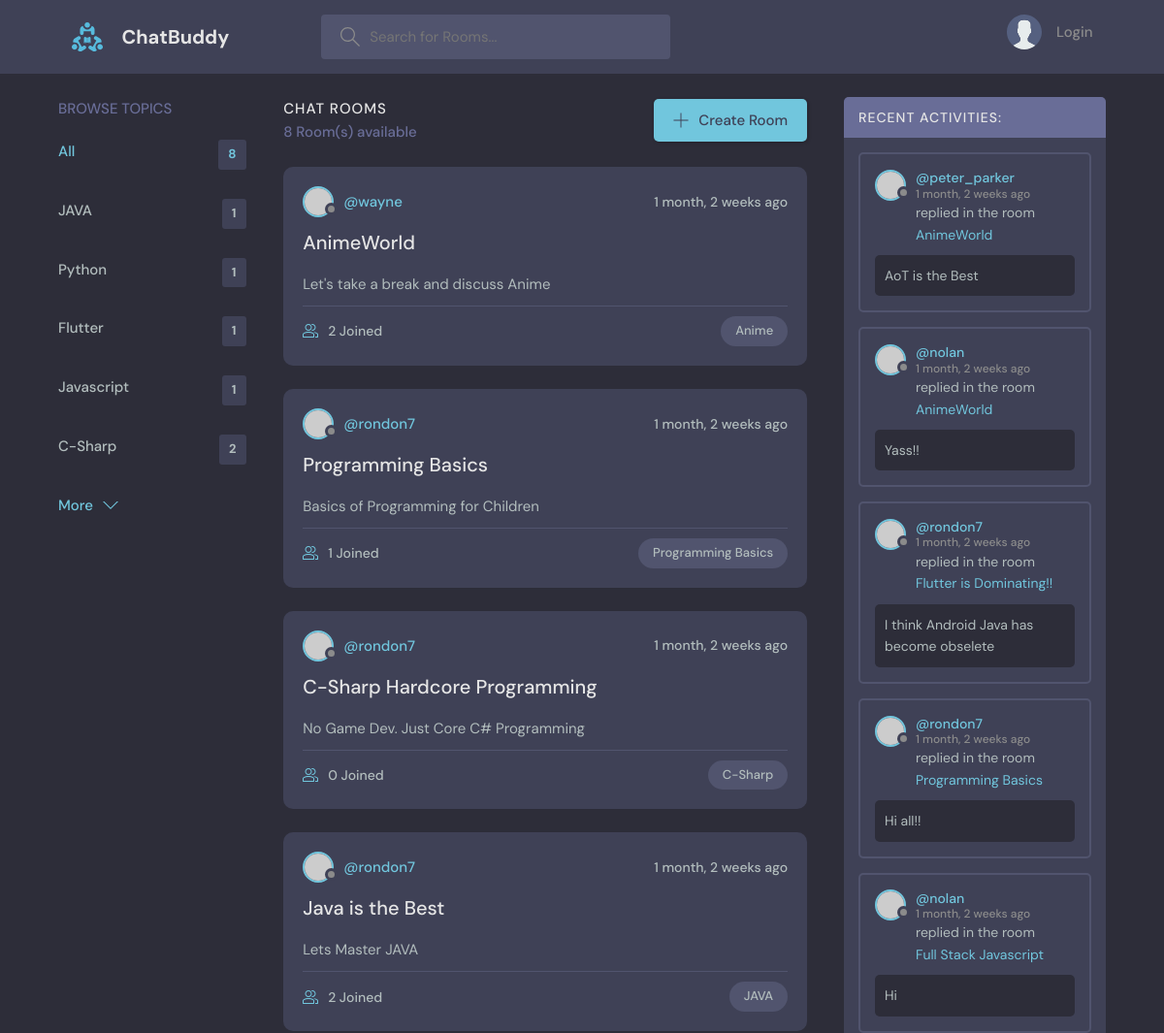
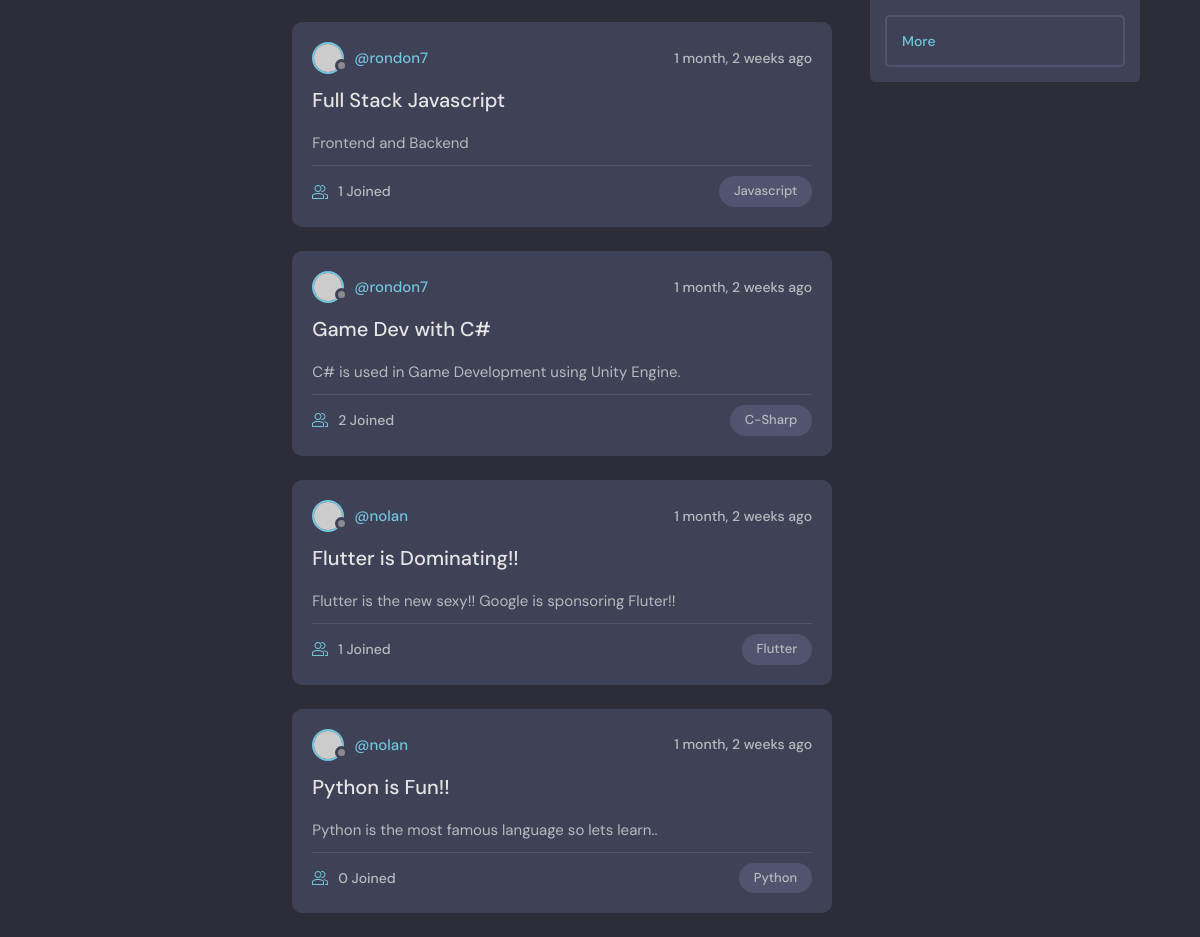
The page / on the database its author committed (2 pictures, top to bottom).
### base/models.py (models this page shows, shortened)
class Topic(models.Model):
    name = models.CharField(max_length=200)

class Room(models.Model):
    name = models.CharField(max_length=200)
    host = models.ForeignKey(User, on_delete=models.SET_NULL, null=True)
    topic = models.ForeignKey(Topic, on_delete=models.SET_NULL, null=True)
    description = models.TextField(null=True, blank=True)
    participants = models.ManyToManyField(
        User, related_name='participants', blank=True)
    updated = models.DateTimeField(auto_now=True)
    created = models.DateTimeField(auto_now_add=True)
    class Meta:
        ordering = ['-updated', '-created']
    def __str__(self):
        return str(self.name)

class Message(models.Model):
    user = models.ForeignKey(User, on_delete=models.CASCADE)
    room = models.ForeignKey(Room, on_delete=models.CASCADE)
    body = models.TextField()
    updated = models.DateTimeField(auto_now=True)
    created = models.DateTimeField(auto_now_add=True)
    class Meta:
        ordering = ['-updated', '-created']
    def __str__(self):
        return str(self.body[0:50])

### base/views.py (the view)
# urls.py: path('', views.home, name="home"),
def home(request):
    q = request.GET.get('q') if request.GET.get('q') != None else ''
    rooms = Room.objects.filter(
        Q(topic__name__icontains=q) or
        Q(name__icontains=q) or
        Q(description__icontains=q) or
        Q(host__username__icontains=q)
    )
    room_count = rooms.count()
    topics = Topic.objects.all()[0:5]
    room_messages = Message.objects.filter(
        Q(room__topic__name__icontains=q)
    )[0:5]
    context = {'rooms': rooms, 'topics': topics,
               'room_count': room_count, 'room_messages': room_messages}
    return render(request, 'base/home.html', context)

### base/templates/base/home.html
{% extends 'main.html' %} {% block content %}
<main class="layout layout--3">
  <div class="container">
    {% include 'base/topics_component.html' %}
    <div class="roomList">
      <div class="roomList__header">
        <div>
          <h2>Chat Rooms</h2>
          <p>{{room_count}} Room(s) available</p>
        </div>
        <a class="btn btn--main" href="{% url 'create-room' %}">
          <svg
            version="1.1"
            xmlns="http://www.w3.org/2000/svg"
            width="32"
            height="32"
            viewBox="0 0 32 32"
          >
            <title>add</title>
            <path
              d="M16.943 0.943h-1.885v14.115h-14.115v1.885h14.115v14.115h1.885v-14.115h14.115v-1.885h-14.115v-14.115z"
            ></path>
          </svg>
          Create Room
        </a>
      </div>
      {% include 'base/feed_component.html' %}
    </div>
    {% include 'base/activity_component.html' %}
  </div>
</main>
{% endblock content %}

### base/templates/base/topics_component.html
<div class="topics">
  <div class="topics__header">
    <h2>Browse Topics</h2>
  </div>
  <ul class="topics__list">
    <li>
      <a href="{% url 'home' %}" class="active">All <span>{{room_count}}</span></a>
    </li>
    {% for topic in topics %}
    <li>
      <a href="{% url 'home' %}?q={{topic.name}}">{{topic.name}} <span>{{topic.room_set.all.count}}</span></a>
    </li>
    {% endfor %}
  </ul>
  <a class="btn btn--link" href="{% url 'topics' %}">
    More
    <svg
      version="1.1"
      xmlns="http://www.w3.org/2000/svg"
      width="32"
      height="32"
      viewBox="0 0 32 32"
    >
      <title>chevron-down</title>
      <path d="M16 21l-13-13h-3l16 16 16-16h-3l-13 13z"></path>
    </svg>
  </a>
</div>

### base/templates/base/feed_component.html (shortened to what this page needs)
{% for room in rooms %}
<div class="roomListRoom">
        <div class="roomListRoom__header">
          <a href="{% url 'user-profile' room.host.id %}" class="roomListRoom__author">
            <div class="avatar avatar--small">
              <img src="https://randomuser.me/api/portraits/women/11.jpg" />
            </div>
            <span>@{{room.host.username}}</span>
          </a>
          <div class="roomListRoom__actions">
            <span>{{room.created|timesince}} ago</span>
          </div>
        </div>
        <div class="roomListRoom__content">
          <a href="{% url 'room' room.id%}">{{room.name}}</a>
          <p>
            {{room.description}}
          </p>
        </div>
        <div class="roomListRoom__meta">
          <a href="{% url 'room' room.id%}" class="roomListRoom__joined">
            {{room.participants.all.count}} Joined
          </a>
          <p class="roomListRoom__topic">{{room.topic.name}}</p>
        </div>
</div>
{% endfor %}

### base/templates/base/activity_component.html (shortened to what this page needs)
<div class="activities">
  <div class="activities__header">
    <h2>Recent Activities:</h2>
  </div>
  {% for message in room_messages %}
  <div class="activities__box">
    <div class="activities__boxHeader roomListRoom__header">
      <a
        href="{% url 'user-profile' message.user.id %}"
        class="roomListRoom__author"
      >
        <div class="avatar avatar--small">
          <img src="https://randomuser.me/api/portraits/women/11.jpg" />
        </div>
        <p>
          @{{message.user}}
          <span>{{message.created|timesince}} ago</span>
        </p>
      </a>
    </div>
    <div class="activities__boxContent">
      <p>
        replied in the room
        <a href="{% url 'room' message.room.id%}">{{message.room}}</a>
      </p>
      <div class="activities__boxRoomContent">{{message}}</div>
    </div>
  </div>
  {% endfor %}
  <div class="activities__box">
    <div class="activities__boxHeader roomListRoom__header">
      <a
        href="{% url 'activity-page' %}"
        class="roomListRoom__author"
      >
        <p>More</p>
      </a>
    </div>
  </div>
</div>

### rows shown on the page
Topic: name "JAVA", room_set.all.count "1"
Topic: name "Python", room_set.all.count "1"
Topic: name "Flutter", room_set.all.count "1"
Topic: name "Javascript", room_set.all.count "1"
Topic: name "C-Sharp", room_set.all.count "2"
Room: host.username "wayne", created "1 month, 2 weeks", name "AnimeWorld", description "Let's take a break and discuss Anime", participants.all.count "2", topic.name "Anime"
Room: host.username "rondon7", created "1 month, 2 weeks", name "Programming Basics", description "Basics of Programming for Children", participants.all.count "1", topic.name "Programming Basics"
Room: host.username "rondon7", created "1 month, 2 weeks", name "C-Sharp Hardcore Programming", description "No Game Dev. Just Core C# Programming", participants.all.count "0", topic.name "C-Sharp"
Room: host.username "rondon7", created "1 month, 2 weeks", name "Java is the Best", description "Lets Master JAVA", participants.all.count "2", topic.name "JAVA"
Room: host.username "rondon7", created "1 month, 2 weeks", name "Full Stack Javascript", description "Frontend and Backend", participants.all.count "1", topic.name "Javascript"
Room: host.username "rondon7", created "1 month, 2 weeks", name "Game Dev with C#", description "C# is used in Game Development using Unity Engine.", participants.all.count "2", topic.name "C-Sharp"
Room: host.username "nolan", created "1 month, 2 weeks", name "Flutter is Dominating!!", description "Flutter is the new sexy!! Google is sponsoring Fluter!!", participants.all.count "1", topic.name "Flutter"
Room: host.username "nolan", created "1 month, 2 weeks", name "Python is Fun!!", description "Python is the most famous language so lets learn..", participants.all.count "0", topic.name "Python"
Message: user "peter_parker", created "1 month, 2 weeks", room "AnimeWorld", body "AoT is the Best"
Message: user "nolan", created "1 month, 2 weeks", room "AnimeWorld", body "Yass!!"
Message: user "rondon7", created "1 month, 2 weeks", room "Flutter is Dominating!!", body "I think Android Java has become obselete"
Message: user "rondon7", created "1 month, 2 weeks", room "Programming Basics", body "Hi all!!"
Message: user "nolan", created "1 month, 2 weeks", room "Full Stack Javascript", body "Hi"

### other values the page prints
{{ room_count }} "8"
